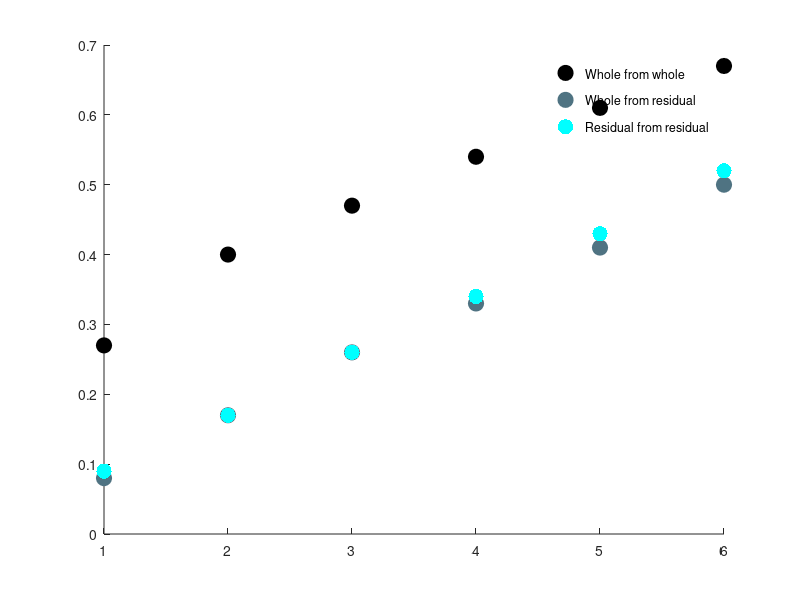

The MATLAB script that drew this image: (Note: this script raises an error after producing the figure.)
%% Figure 8a - Step Scramble Summary - ICAPCA

avg.whole = [0.27 0.4 0.47 0.54 0.61 0.67];
avg.res = [0.09 0.17 0.26 0.34 0.43 0.52];
avg.res2Whole = [0.08 0.17 0.26 0.33 0.41 0.5];

std.whole = [0.06 0.07 0.08 0.07 0.06 0.06];
std.res = [.01 .01 .02 .02 .03 .04];
std.res2Whole = [.03 .02 .03 .03 .07 .05];
synNums = 1:6;

figure
hold on
scatter(synNums, avg.whole, 120, 'k', 'MarkerFaceColor', 'k')
scatter(synNums, avg.res2Whole, 120, 'MarkerEdgeColor', [.31, .45, .51], 'MarkerFaceColor', [.31, .45, .51])
scatter(synNums, avg.res, 120, 'c', 'filled')

legend 'Whole from whole' 'Whole from residual' 'Residual from residual'
legend boxoff

errorbar(synNums, avg.whole, std.whole, 'LineStyle', 'none', 'Color', 'k')
errorbar(synNums, avg.res2Whole, std.res2Whole, 'LineStyle', 'none', 'Color', [.31, .45, .51])
errorbar(synNums, avg.res, std.res, 'LineStyle', 'none', 'Color', 'c')

xlabel('Number of Synergies')
ylabel('VAF')
title('Step Scramble Summary - ICAPCA')

%scatter(synNums, avg.res, 'c', 'MarkerFaceColor', 'c')
set(gca, 'XTick', 1:6)
set(gca, 'YTick', [0 .2 .4 .6 .8 1])
set(gca, 'FontSize', 16)
set(gca, 'Color', 'none')

set(gca,'TickDir','out'); box off
ylim([0 1])
axis square